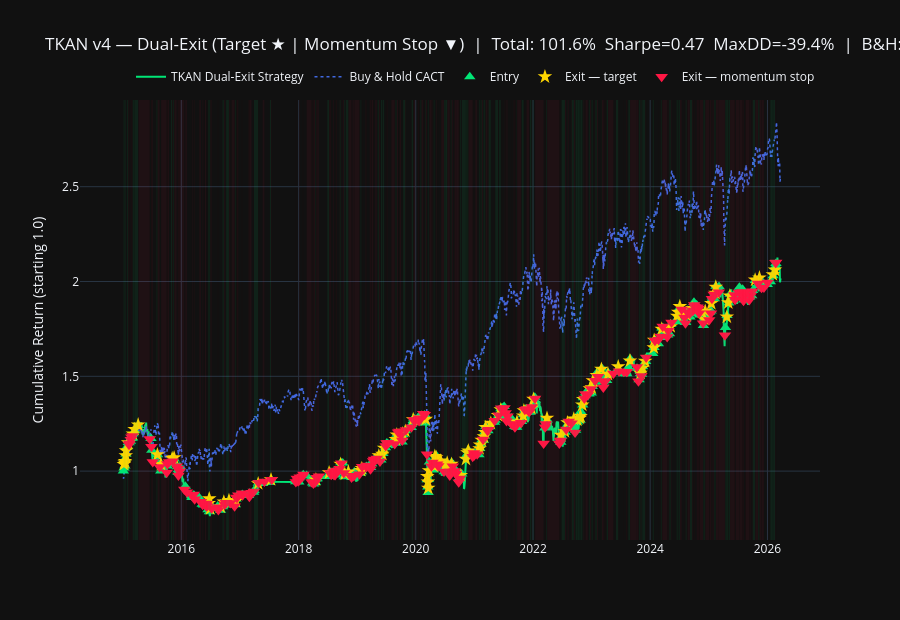

The notebook cell this image was saved under:
### Code cell
# ── State machine: dual-exit strategy ────────────────────────────────────────
#
#  FLAT:
#    - signal=1 on day T  →  enter LONG at day T+1 open (today's close as proxy)
#    - signal=0           →  stay flat, no entry
#
#  LONG (holding position from entry_price):
#    EXIT when EITHER condition fires on day T, execute at day T+1 open:
#      (A) TARGET HIT:   close[T] >= entry_price × ENTRY_THRESHOLD  ← take profit
#      (B) MOMENTUM STOP: signal[T] = 0                              ← stop loss
#    whichever comes first. Both can fire on the same day (target hit takes label).
#
#  Execution lag: 1 day throughout (no look-ahead).

signal_full = (pred_df.max(axis=1) >= ENTRY_THRESHOLD).astype(int).reindex(close.index, fill_value=0)

dates_arr  = close.index.tolist()
close_arr  = close.values
sig_arr    = signal_full.values

position   = pd.Series(0, index=close.index, dtype=int)
trade_log  = []
state      = 'FLAT'
entry_idx  = None
entry_price  = None
target_price = None

for i in range(1, len(dates_arr)):
    prev_sig = int(sig_arr[i - 1])     # signal known end-of-day i-1
    c        = float(close_arr[i])     # today's close (execution price proxy)
    t        = dates_arr[i]

    if state == 'FLAT':
        if prev_sig == 1:              # momentum on → enter
            state        = 'LONG'
            entry_idx    = i
            entry_price  = c
            target_price = c * ENTRY_THRESHOLD
            position.iloc[i] = 1

    else:  # LONG
        position.iloc[i] = 1

        target_hit    = c >= target_price          # (A) price reached goal
        momentum_stop = prev_sig == 0              # (B) model no longer bullish

        if target_hit or momentum_stop:
            trade_log.append({
                'entry_date':    dates_arr[entry_idx],
                'exit_date':     t,
                'entry_price':   entry_price,
                'exit_price':    c,
                'target_price':  target_price,
                'hold_days':     i - entry_idx,
                'return':        c / entry_price - 1,
                'exit_reason':   'target' if target_hit else 'momentum_stop',
                'win':           c > entry_price,
            })
            state = 'FLAT'

trades = pd.DataFrame(trade_log)

# ── Summary stats ─────────────────────────────────────────────────────────────
n_target = (trades['exit_reason'] == 'target').sum()
n_stop   = (trades['exit_reason'] == 'momentum_stop').sum()

print(f"Trades:          {len(trades)}")
print(f"  Target exits:  {n_target}  ({n_target/len(trades):.1%})")
print(f"  Momentum stops:{n_stop}   ({n_stop/len(trades):.1%})")
print(f"Win rate:        {trades['win'].mean():.1%}")
print(f"Avg return:      {trades['return'].mean()*100:.2f}%")
print(f"Median ret:      {trades['return'].median()*100:.2f}%")
print(f"Best / Worst:    {trades['return'].max()*100:.2f}%  /  {trades['return'].min()*100:.2f}%")
print(f"Avg hold:        {trades['hold_days'].mean():.1f} days")
print(f"Max hold:        {trades['hold_days'].max()} days")
print(f"Invested:        {position.mean():.1%} of time")
print()
for reason in ['target', 'momentum_stop']:
    sub = trades[trades['exit_reason'] == reason]
    if len(sub):
        print(f"  {reason:16s}  n={len(sub):3d}  "
              f"avg={sub['return'].mean()*100:+.2f}%  "
              f"win={sub['win'].mean():.1%}  "
              f"avg_hold={sub['hold_days'].mean():.1f}d")

# ── Equity curve ──────────────────────────────────────────────────────────────
daily_ret    = close.pct_change()
strat_ret    = daily_ret * position.shift(1).fillna(0)
strat_equity = (1 + strat_ret).cumprod()
bnh_equity   = (1 + daily_ret).cumprod()

strat_total  = strat_equity.iloc[-1] - 1
bnh_total    = bnh_equity.iloc[-1]   - 1
strat_sharpe = strat_ret.mean() / strat_ret.std() * (252 ** 0.5)
bnh_sharpe   = daily_ret.mean() / daily_ret.std() * (252 ** 0.5)

roll_max = strat_equity.cummax()
max_dd   = ((strat_equity - roll_max) / roll_max).min()

print(f"\nEquity summary:")
print(f"  Strategy:   {strat_total:.1%}  Sharpe={strat_sharpe:.2f}  MaxDD={max_dd:.1%}")
print(f"  Buy & Hold: {bnh_total:.1%}  Sharpe={bnh_sharpe:.2f}")

# ── Plot ──────────────────────────────────────────────────────────────────────
fig3 = go.Figure()

fig3.add_trace(go.Scatter(x=strat_equity.index, y=strat_equity.values,
                          mode='lines', name='TKAN Dual-Exit Strategy',
                          line=dict(color='#00e676', width=2)))
fig3.add_trace(go.Scatter(x=bnh_equity.index, y=bnh_equity.values,
                          mode='lines', name='Buy & Hold CACT',
                          line=dict(color='royalblue', width=1.5, dash='dot')))

# shade invested bands
for _, tr in trades.iterrows():
    clr = 'rgba(0,230,118,0.08)' if tr['exit_reason'] == 'target' else 'rgba(255,23,68,0.06)'
    fig3.add_vrect(x0=tr['entry_date'], x1=tr['exit_date'], fillcolor=clr, line_width=0)

# entry markers
entry_y = strat_equity.reindex(trades['entry_date'].values, method='nearest').values
fig3.add_trace(go.Scatter(
    x=trades['entry_date'].values, y=entry_y, mode='markers', name='Entry',
    marker=dict(symbol='triangle-up', size=10, color='#00e676'),
    text=[f"Entry {r['entry_date'].date()}  @{r['entry_price']:.1f}  target={r['target_price']:.1f}"
          for _, r in trades.iterrows()],
    hoverinfo='text'))

# exit markers — colour by reason
for reason, sym, col in [('target', 'star', '#ffd600'), ('momentum_stop', 'triangle-down', '#ff1744')]:
    sub = trades[trades['exit_reason'] == reason]
    if len(sub) == 0: continue
    eq_y = strat_equity.reindex(sub['exit_date'].values, method='nearest').values
    fig3.add_trace(go.Scatter(
        x=sub['exit_date'].values, y=eq_y, mode='markers',
        name=f"Exit — {reason.replace('_', ' ')}",
        marker=dict(symbol=sym, size=11, color=col),
        text=[f"{reason}  {r['exit_date'].date()}  ret={r['return']*100:+.2f}%  hold={r['hold_days']}d"
              for _, r in sub.iterrows()],
        hoverinfo='text'))

fig3.update_layout(
    title=(f"TKAN v4 — Dual-Exit (Target ★ | Momentum Stop ▼)  |  "
           f"Total: {strat_total:.1%}  Sharpe={strat_sharpe:.2f}  MaxDD={max_dd:.1%}  |  "
           f"B&H: {bnh_total:.1%}  Sharpe={bnh_sharpe:.2f}  |  "
           f"threshold={ENTRY_THRESHOLD}  invested={position.mean():.1%}"),
    height=620, template='plotly_dark',
    yaxis_title='Cumulative Return (starting 1.0)',
    legend=dict(orientation='h', yanchor='bottom', y=1.02, xanchor='right', x=1),
    hovermode='x unified')
fig3.show()
